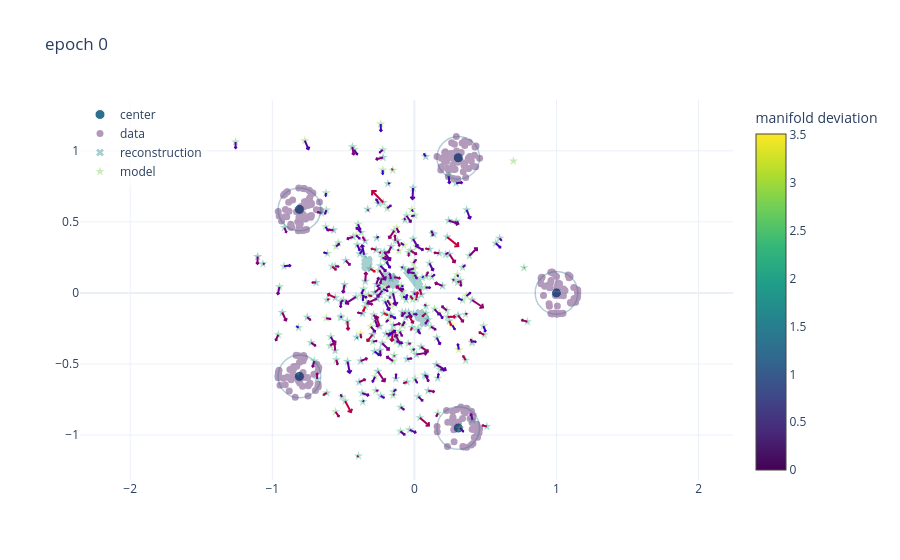
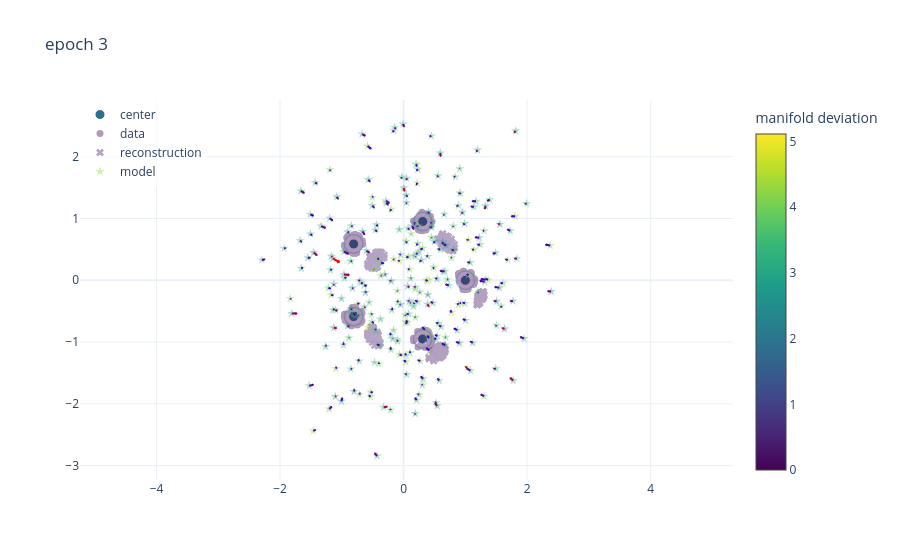
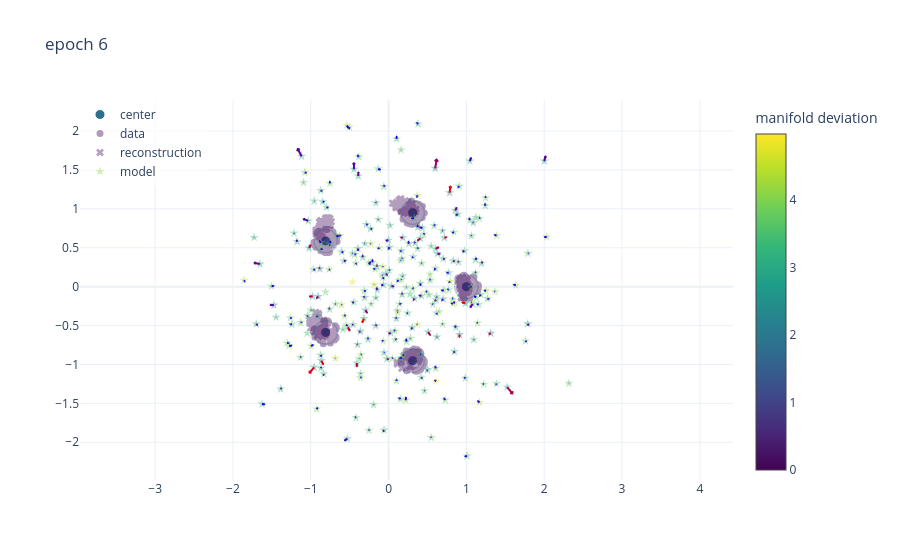
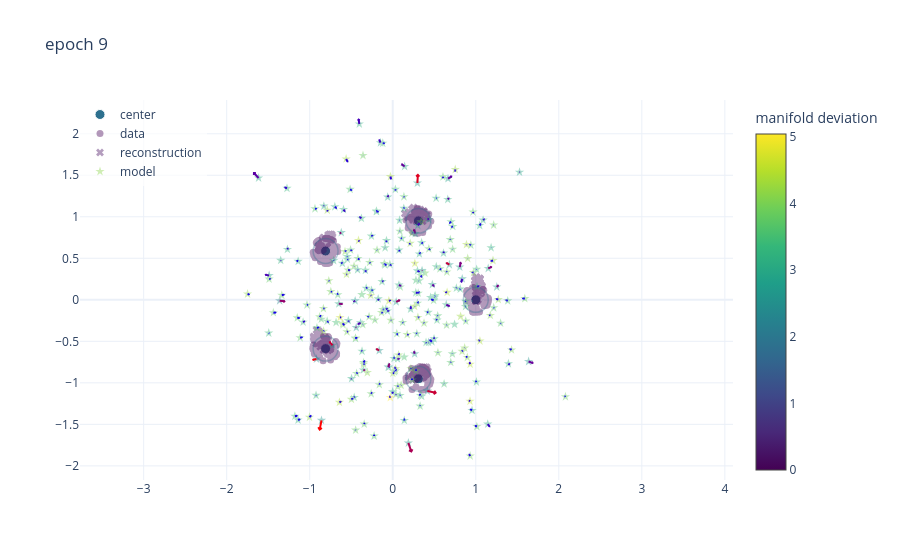

Notebook cell for these charts, in order:
### Code cell
results = run_single_experiment(
    config=config,
    data_config=data_config,
    visualization_batch=visualization_batch,
)
print(results["metrics"])
